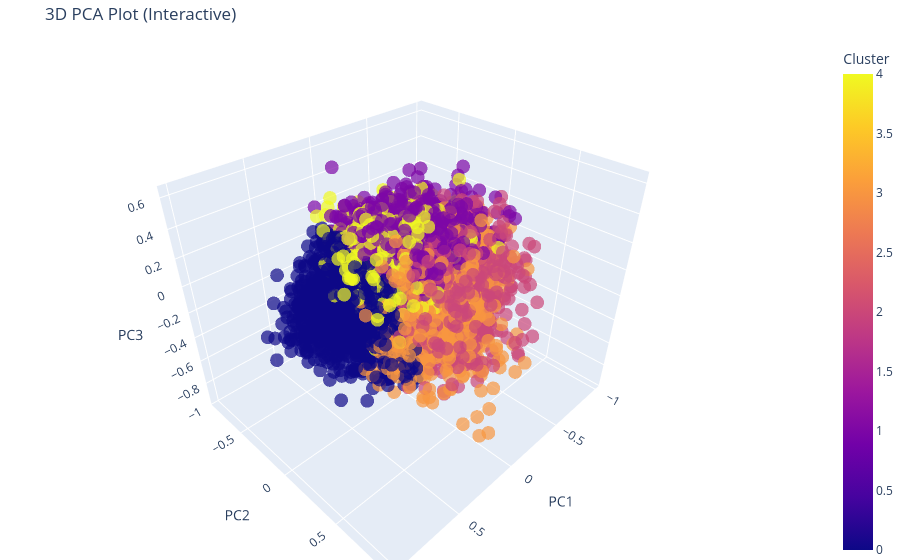

The cell this chart's notebook holds for it:
### Code cell
import plotly.express as px

fig = px.scatter_3d(
    pca_df, 
    x='PC1', 
    y='PC2', 
    z='PC3',
    color='Cluster',
    title='3D PCA Plot (Interactive)',
    opacity=0.7,
    size_max=5
)

# Update layout for a cleaner look
fig.update_layout(margin=dict(l=0, r=0, b=0, t=40))
fig.show()

### Figure 1 — Plotly figure (JSON) as saved in the notebook; plotly's stock layout.template omitted (floating-point values rounded to 4 significant figures; data arrays with more than 128 entries replaced by an {"elided": "..."} marker saying what was removed)
{"data": [{"hovertemplate": "PC1=%{x}<br>PC2=%{y}<br>PC3=%{z}<br>Cluster=%{marker.color}<extra></extra>", "legendgroup": "", "marker": {"color": {"elided": "8637 int values"}, "coloraxis": "coloraxis", "opacity": 0.7, "symbol": "circle"}, "mode": "markers", "name": "", "scene": "scene", "showlegend": false, "type": "scatter3d", "x": {"elided": "8637 float values"}, "y": {"elided": "8637 float values"}, "z": {"elided": "8637 float values"}}], "layout": {"coloraxis": {"colorbar": {"title": {"text": "Cluster"}}, "colorscale": [[0, "#0d0887"], [0.1111, "#46039f"], [0.2222, "#7201a8"], [0.3333, "#9c179e"], [0.4444, "#bd3786"], [0.5556, "#d8576b"], [0.6667, "#ed7953"], [0.7778, "#fb9f3a"], [0.8889, "#fdca26"], [1, "#f0f921"]]}, "legend": {"tracegroupgap": 0}, "margin": {"b": 0, "l": 0, "r": 0, "t": 40}, "scene": {"domain": {"x": [0, 1], "y": [0, 1]}, "xaxis": {"title": {"text": "PC1"}}, "yaxis": {"title": {"text": "PC2"}}, "zaxis": {"title": {"text": "PC3"}}}, "title": {"text": "3D PCA Plot (Interactive)"}}}
